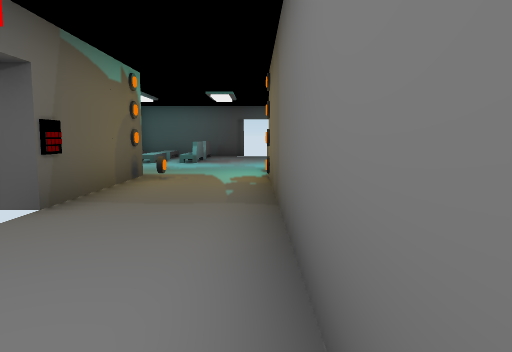
view 1 (above)

19 first-person views from a walk through a 3-D level made in the Unity game engine. The camera is 1.5 m above the floor, tilts 6° down and sees 70° across. The floor is counted in squares, 2 m on a side. Each view is taken from the middle of a square. On the plan, view 1 faces up. The plan holds only what a view shows up to about 11 squares ahead; the rest is blank. The player character is not drawn. Some animated figures are not drawn. Door leaves are left out, so doorways stand open. Some surface patterns are stand-ins.

view 2
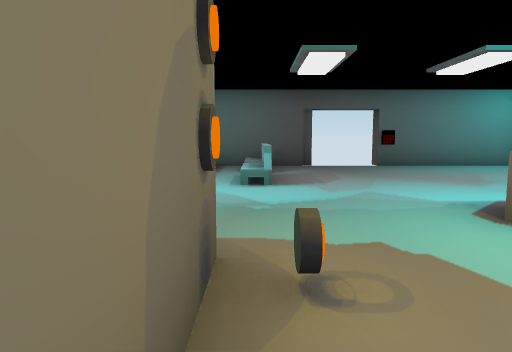

view 3
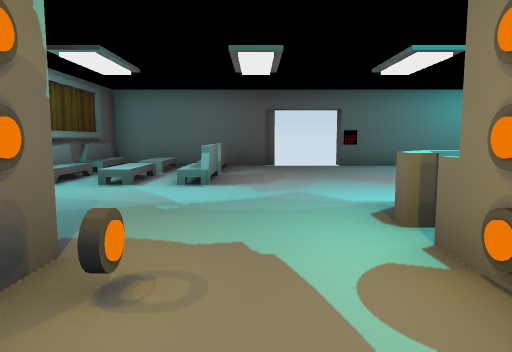

view 4
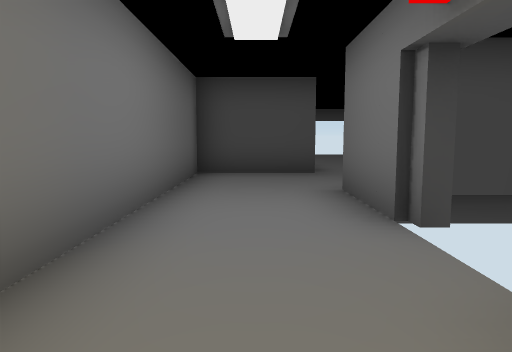

view 5
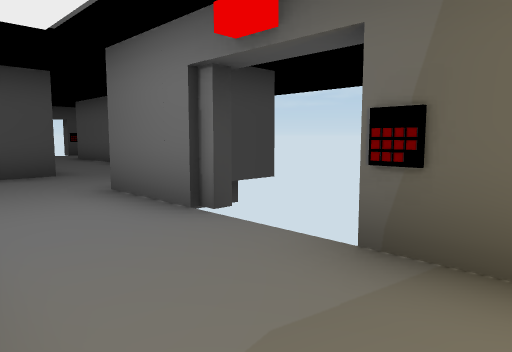

view 6
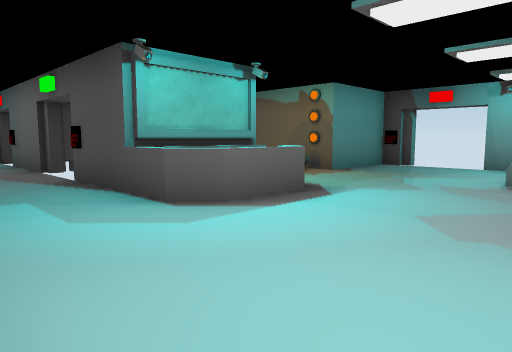

view 7
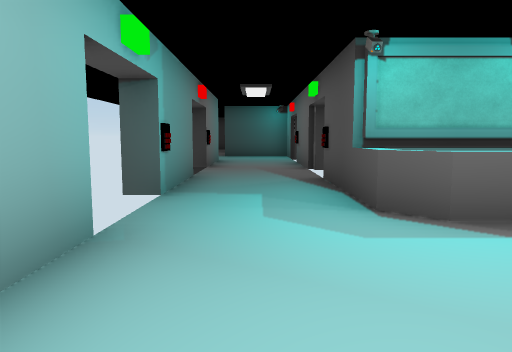

view 8
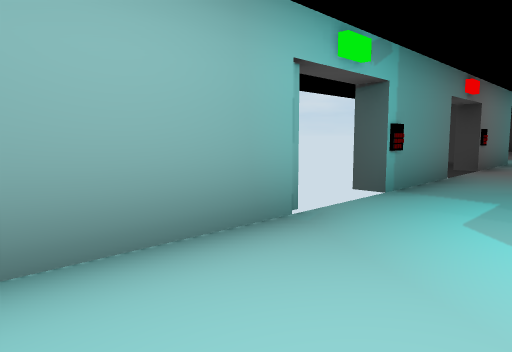

view 9
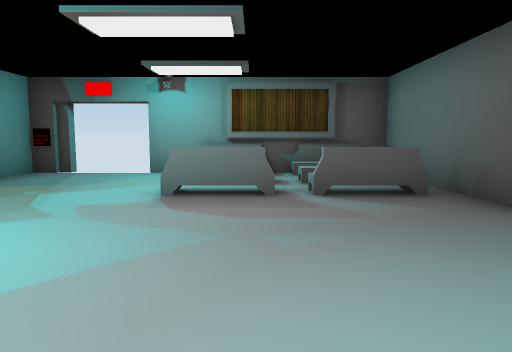

view 10
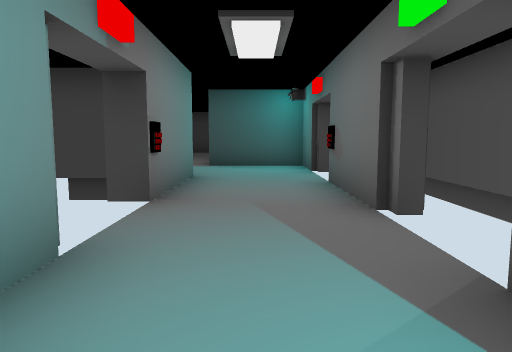

view 11
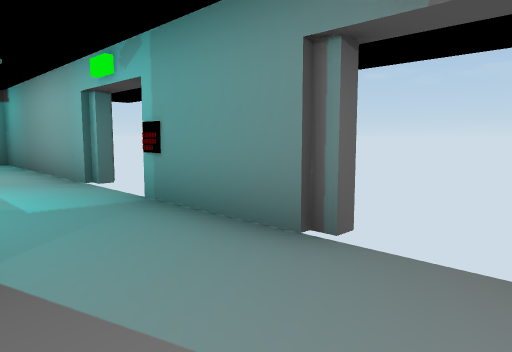

view 12
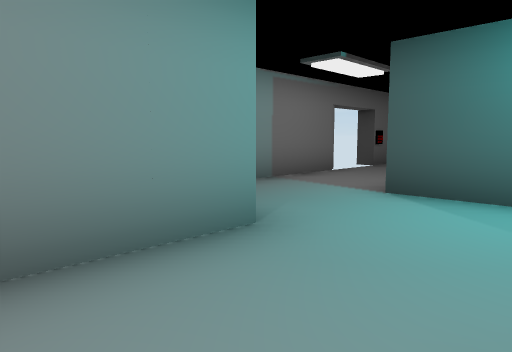

view 13
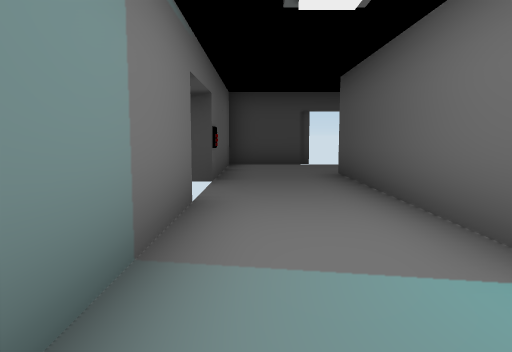

view 14
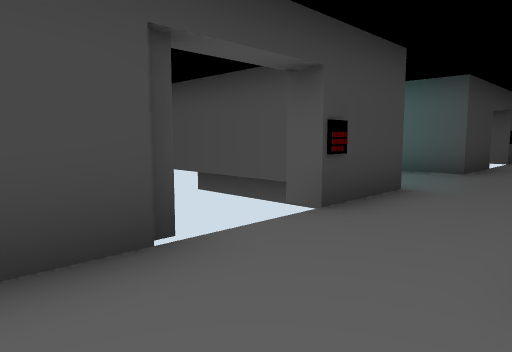

view 15
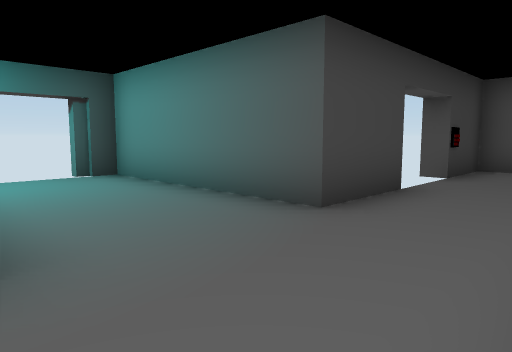

view 16
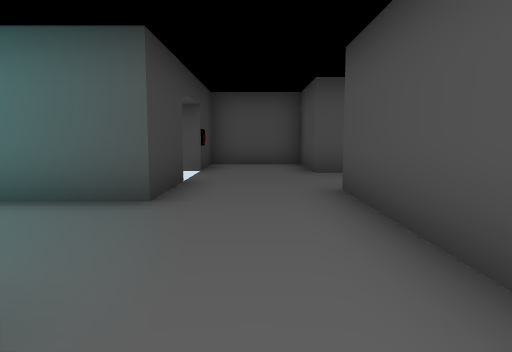

view 17
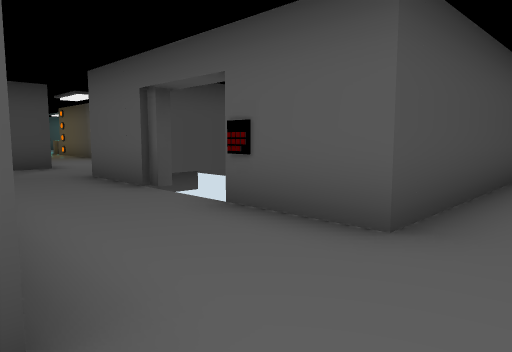

view 18
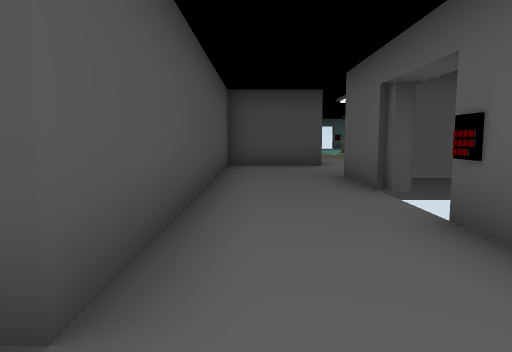

view 19
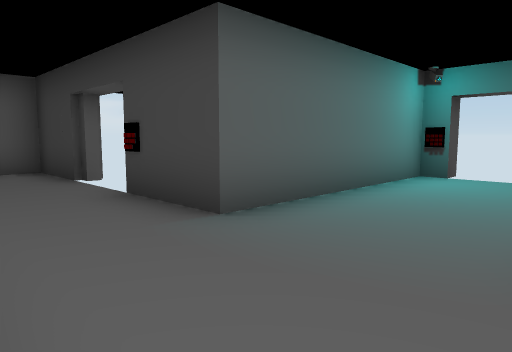

### Floor plan
Key: @ floor where view 1 was taken; # wall or solid block; x gap in a wall; . floor; / step, stairs or slope; D open door; ^ raised ledge; B bench; T TV; O other object.
Columns run from 8 left of view 1 to 8 right of it. Each row starts with its distance up from view 1.
 15    #####DOO####
 14    B /B.......#
 13    #//B.......#
 12    #//B.......#
 11    B//B.......#
 10    x..........#
  9    D.....^^..Dx
  8    O....###^.DD
  7    O##O.OTT...x
  6      #...##...#
  5      #...#D...#
  4      x...#DD.DD
  3      DD..##...
  2      DD..##...#
  1      #...##...#
  0    ###..@# D..###
 -1    #.....#DD....#
 -2    #.....##.....#
 -3    #..########..#
 -4    #..#      #..#
 -5    #..D      #..#
 -6    #..D      #..D
 -7    #..O      #..O
 -8 ####..#####  #..O
 -9 #.......... ....#
-10 #...............#
-11 #...D........D..#
-12 ###D ##...##DD###
-13       #...#
-14       #...#
-15       #...#
-16       #.DD#
-17       ##DD#

Where each view was taken, in squares from view 1:
view 1: 0 up, 0 right, facing up
view 2: 5 up, 2 left, facing up
view 3: 5 up, 1 left, facing up
view 4: 5 up, 1 left, facing down
view 5: 5 up, 0 right, facing down-left
view 6: 12 up, 5 right, facing down-left
view 7: 12 up, 4 right, facing down
view 8: 12 up, 3 right, facing down-right
view 9: 12 up, 3 right, facing left
view 10: 7 up, 4 right, facing down
view 11: 3 up, 3 right, facing up-right
view 12: 2 up, 3 right, facing down-right
view 13: 1 down, 7 right, facing down
view 14: 9 down, 7 right, facing down-left
view 15: 9 down, 2 right, facing down-left
view 16: 10 down, 3 right, facing left
view 17: 10 down, 5 left, facing up-right
view 18: 10 down, 4 left, facing up
view 19: 9 down, 1 left, facing down-right
